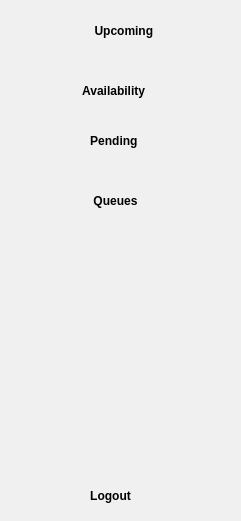
  <widget class="QGroupBox" name="buttons_sidegroup">
   <property name="geometry">
    <rect>
     <x>0</x>
     <y>80</y>
     <width>241</width>
     <height>521</height>
    </rect>
   </property>
   <property name="styleSheet">
    <string notr="true">QGroupBox{
border: 0px;
	background-color: rgb(240, 240, 240);
}
QPushButton {
 
	color: black;
		background-color: rgb(240, 240, 240);
	
border: 0px solid;
border-radius : 2px;
font: bold 12px;
}

QPushButton:hover {
	
	background-color: rgb(66, 24, 90);
	
	color:white;
}
</string>
   </property>
   <property name="title">
    <string/>
   </property>
   <widget class="QPushButton" name="upcoming_buttn">
    <property name="geometry">
     <rect>
      <x>0</x>
      <y>0</y>
      <width>241</width>
      <height>61</height>
     </rect>
    </property>
    <property name="font">
     <font>
      <pointsize>-1</pointsize>
      <weight>75</weight>
      <italic>false</italic>
      <bold>true</bold>
     </font>
    </property>
    <property name="styleSheet">
     <string notr="true"/>
    </property>
    <property name="text">
     <string>  Upcoming</string>
    </property>
    <property name="icon">
     <iconset>
      <normaloff>../../img/faculty/upcomingicon.svg</normaloff>../../img/faculty/upcomingicon.svg</iconset>
    </property>
    <property name="iconSize">
     <size>
      <width>28</width>
      <height>50</height>
     </size>
    </property>
   </widget>
   <widget class="QPushButton" name="availability_buttn">
    <property name="geometry">
     <rect>
      <x>-10</x>
      <y>70</y>
      <width>241</width>
      <height>41</height>
     </rect>
    </property>
    <property name="font">
     <font>
      <pointsize>-1</pointsize>
      <weight>75</weight>
      <italic>false</italic>
      <bold>true</bold>
     </font>
    </property>
    <property name="layoutDirection">
     <enum>Qt::LeftToRight</enum>
    </property>
    <property name="styleSheet">
     <string notr="true"/>
    </property>
    <property name="text">
     <string>  Availability</string>
    </property>
    <property name="icon">
     <iconset>
      <normaloff>../../img/faculty/availability.svg</normaloff>../../img/faculty/availability.svg</iconset>
    </property>
    <property name="iconSize">
     <size>
      <width>28</width>
      <height>50</height>
     </size>
    </property>
   </widget>
   <widget class="QPushButton" name="logout_buttn">
    <property name="geometry">
     <rect>
      <x>-20</x>
      <y>470</y>
      <width>261</width>
      <height>51</height>
     </rect>
    </property>
    <property name="font">
     <font>
      <pointsize>-1</pointsize>
      <weight>75</weight>
      <italic>false</italic>
      <bold>true</bold>
     </font>
    </property>
    <property name="styleSheet">
     <string notr="true"/>
    </property>
    <property name="text">
     <string>Logout</string>
    </property>
    <property name="icon">
     <iconset>
      <normaloff>../../img/faculty/logout.svg</normaloff>../../img/faculty/logout.svg</iconset>
    </property>
   </widget>
   <widget class="QPushButton" name="pending_buttn">
    <property name="geometry">
     <rect>
      <x>-10</x>
      <y>120</y>
      <width>241</width>
      <height>41</height>
     </rect>
    </property>
    <property name="font">
     <font>
      <pointsize>-1</pointsize>
      <weight>75</weight>
      <italic>false</italic>
      <bold>true</bold>
     </font>
    </property>
    <property name="styleSheet">
     <string notr="true"/>
    </property>
    <property name="text">
     <string>  Pending</string>
    </property>
    <property name="icon">
     <iconset>
      <normaloff>../../img/faculty/pending.svg</normaloff>../../img/faculty/pending.svg</iconset>
    </property>
    <property name="iconSize">
     <size>
      <width>30</width>
      <height>50</height>
     </size>
    </property>
   </widget>
   <widget class="QPushButton" name="pending_buttn_2">
    <property name="geometry">
     <rect>
      <x>-10</x>
      <y>180</y>
      <width>241</width>
      <height>41</height>
     </rect>
    </property>
    <property name="font">
     <font>
      <pointsize>-1</pointsize>
      <weight>75</weight>
      <italic>false</italic>
      <bold>true</bold>
     </font>
    </property>
    <property name="styleSheet">
     <string notr="true"/>
    </property>
    <property name="text">
     <string>   Queues</string>
    </property>
    <property name="icon">
     <iconset>
      <normaloff>../../img/faculty/queue.svg</normaloff>../../img/faculty/queue.svg</iconset>
    </property>
    <property name="iconSize">
     <size>
      <width>28</width>
      <height>50</height>
     </size>
    </property>
   </widget>
  </widget>
